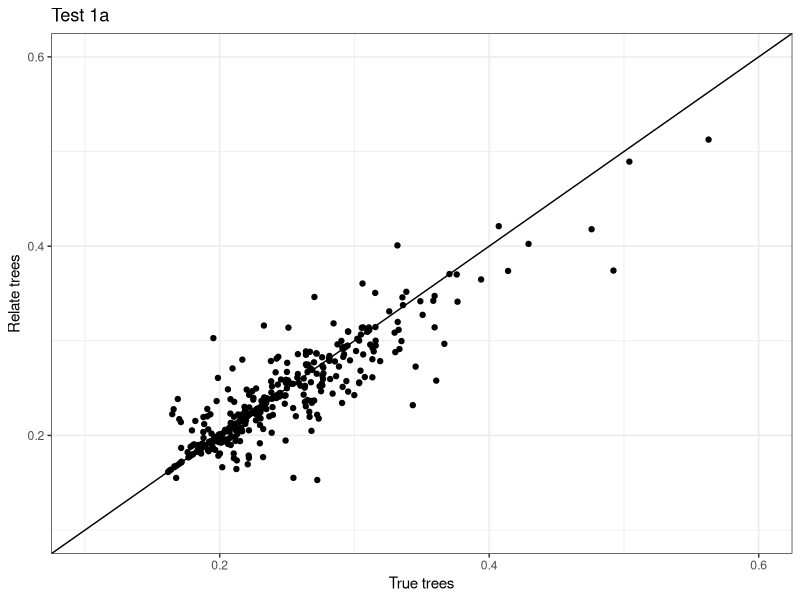
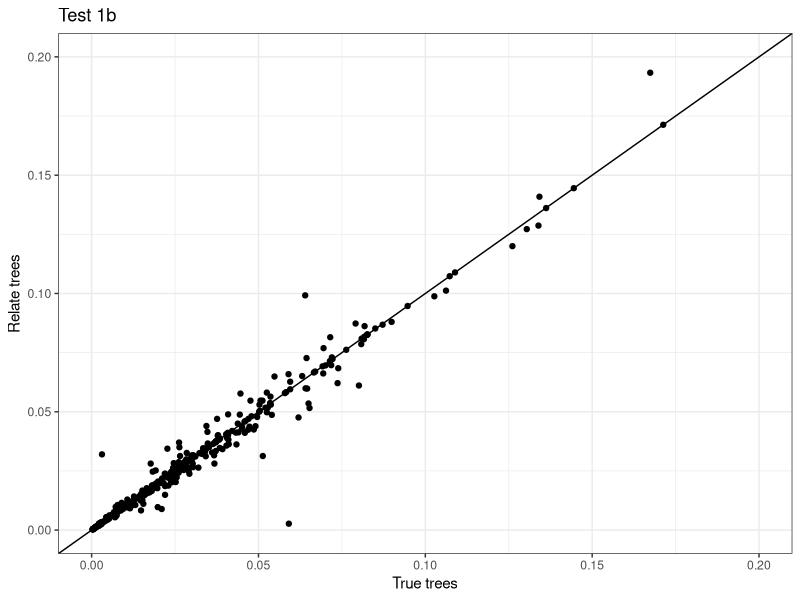
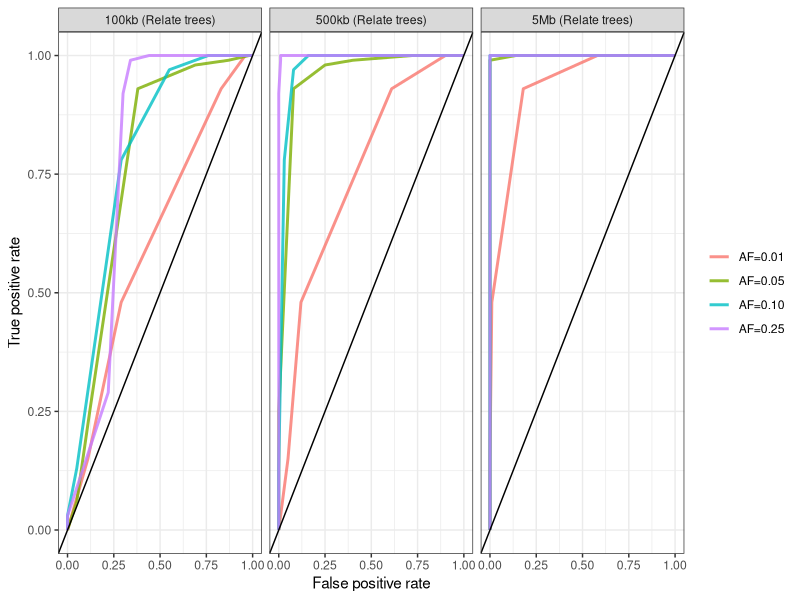
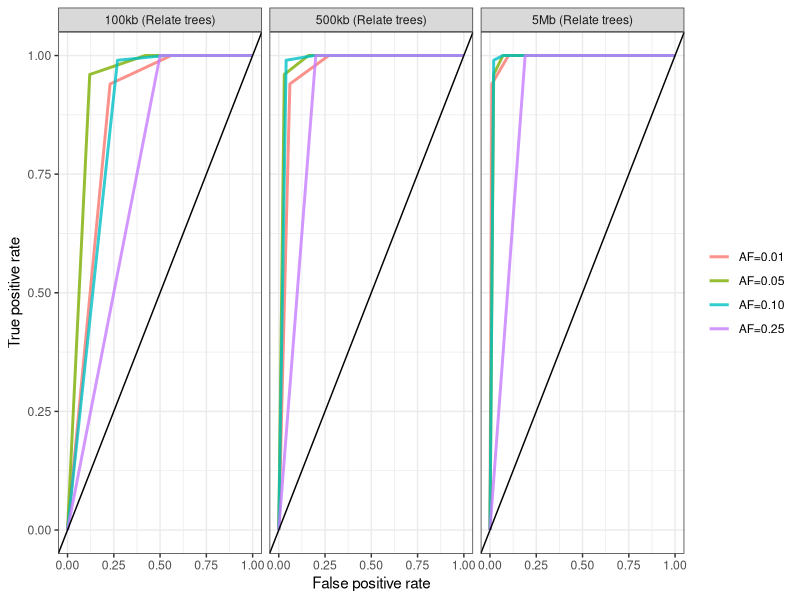

Here is the R script that generated these plots, in order:
library(tidyverse)

setwd("path/spectre-paper/simulations")

get_pct <- function(n, m) {
  checks <- c(1, 5, 10, 25)
  checks_ <- c("01", "05", "10", "25")
  N <- 100*round(n*m, 2)
  diffs <- abs(checks - N)
  checks_[which(diffs == min(diffs))]
}
get_pct_V <- Vectorize(get_pct)

dat_phantom <- read.csv("results-phantom-epistasis/aggregated_phantom_epistasis_results_relate.csv") %>%
  filter(!is.na(test2_overall_min_b))
dat_true <- read.csv("results-true-interactions/aggregated_true_interactions_results_relate.csv") %>%
  filter(!is.na(freq_snp1)) %>%
  mutate(frequency_category = paste0(get_pct_V(AF_A, AF_B), "_pct")) %>%
  mutate(dist_category = round(distance/1000000, 1)) %>%
  mutate(dist_category = ifelse(dist_category > 3.0, 5.0, dist_category))
dat_phantom_true <- read.csv("results-phantom-epistasis/aggregated_phantom_epistasis_results_true-trees.csv") %>%
  filter(!is.na(test2_overall_min_b))

dat_phantom %>%
  group_by(frequency_category) %>%
  summarise(n = n())
dat_true %>%
  group_by(frequency_category, dist_category) %>%
  summarise(n = n())
dat_phantom_true %>%
  group_by(frequency_category) %>%
  summarise(n = n())

g1 <- dat_phantom_true %>%
  mutate(b1a_true = test1a_b_clade_min_p0.5,
         b1b_true = test1b_b_min) %>%
  select(run_id, b1a_true, b1b_true)
g2 <- dat_phantom %>%
  mutate(b1a_relate = test1a_b_clade_min_p0.5,
         b1b_relate = test1b_b_min) %>%
  select(run_id, b1a_relate, b1b_relate)
g <- full_join(g1, g2)

ggplot(data=g %>% filter(b1a_relate != 0)) +
  geom_point(aes(x=b1a_true, y=b1a_relate)) +
  geom_abline(slope=1) +
  theme_bw() +
  scale_x_continuous(name="True trees", limits=c(0.1, 0.6)) +
  scale_y_continuous(name="Relate trees", limits=c(0.1,0.6)) +
  ggtitle("Test 1a")
  
ggplot(data=g %>% filter(b1b_relate != 0)) +
  geom_point(aes(x=b1b_true, y=b1b_relate)) +
  geom_abline(slope=1) +
  theme_bw() +
  scale_x_continuous(name="True trees", limits=c(0.0, 0.2)) +
  scale_y_continuous(name="Relate trees", limits=c(0.0,0.2)) +
  ggtitle("Test 1b")

b_range <- seq(0,2,0.1)
roc_curve <- data.frame(
  true_test1a=numeric(0), phantom_test1a=numeric(0), 
  true_test1b=numeric(0), phantom_test1b=numeric(0), 
  true_test2=numeric(0), phantom_test2=numeric(0),
  frequency_category=character(0),
  dist_category=character(0),
  b=numeric(0)
  )
fc <- c("01_pct", "05_pct", "10_pct", "25_pct")
fc_labels = c("AF=0.01", "AF=0.05", "AF=0.10", "AF=0.25")
dist <- c(0.1, 0.5, 5)
dist_labels <- c("100kb (Relate trees)", "500kb (Relate trees)", "5Mb (Relate trees)")
for (i in 1:length(b_range)) {
  b <- b_range[i]
  for (j in 1:length(fc)) {
    f <- fc[j]
    for (k in 1:length(dist)) {
      d <- dist[k]
      true_t1a <- dat_true$test1a_b_clade_min_p0.5[dat_true$frequency_category == f & dat_true$dist_category == d]
      phantom_t1a <- dat_phantom$test1a_b_clade_min_p0.5[dat_phantom$frequency_category == f]
      true_t1b <- dat_true$test1b_b_min[dat_true$frequency_category == f & dat_true$dist_category == d]
      phantom_t1b <- dat_phantom$test1b_b_min[dat_phantom$frequency_category == f]
      true_t2 <- dat_true$test2_overall_min_b[dat_true$frequency_category == f & dat_true$dist_category == d]
      phantom_t2 <- dat_phantom$test2_overall_min_b[dat_phantom$frequency_category == f]
      roc_curve <- rbind(roc_curve, data.frame(
        true_test1a = sum(true_t1a < b)/length(true_t1a), 
        phantom_test1a = sum(phantom_t1a < b)/length(phantom_t1a), 
        true_test1b = sum(true_t1b < b)/length(true_t1b), 
        phantom_test1b = sum(phantom_t1b < b)/length(phantom_t1b), 
        true_test2 = sum(true_t2 < b)/length(true_t2), 
        phantom_test2 = sum(phantom_t2 < b)/length(phantom_t2), 
        frequency_category=fc_labels[j],
        dist_category=dist_labels[k],
        b=b))
    }
  }
}

ggplot(data=roc_curve) +
  geom_line(aes(x=true_test1a, y=phantom_test1a, color=frequency_category), linewidth=1, alpha=0.8) +
  scale_x_continuous(name="False positive rate", limits=c(0, 1)) +
  scale_y_continuous(name="True positive rate", limits=c(0,1)) +
  geom_abline(slope=1) +
  facet_wrap(~dist_category) +
  theme_bw() +
  theme(legend.title=element_blank())

ggplot(data=roc_curve) +
  geom_line(aes(x=true_test1b, y=phantom_test1b, color=frequency_category), linewidth=1, alpha=0.8) +
  scale_x_continuous(name="False positive rate", limits=c(0, 1)) +
  scale_y_continuous(name="True positive rate", limits=c(0,1)) +
  geom_abline(slope=1) +
  facet_wrap(~dist_category) +
  theme_bw() +
  theme(legend.title=element_blank())


